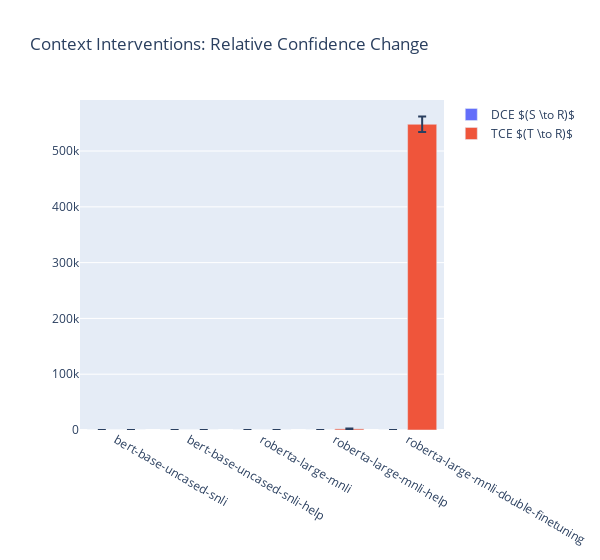

Notebook source saved alongside this figure:
### Code cell
metric_col = 'relative_confidence_change'
interventions = ['intervention_2', 'intervention_3']
result_set = {}

for item in ['mean', 'sem', 'std']:
    for intervention in interventions:
        result_set['model'] = []
        result_set[f'{intervention}_{item}'] = []
        for model in models:
            results_path = f'../experiments/results/{intervention}/{model}/summary_results.tsv'
            results = pd.read_csv(results_path, sep='\t', index_col=0)
            result_set['model'].append(model)
            result_set[f'{intervention}_{item}'].append(results.at[item, metric_col])

result_set = pd.DataFrame(result_set)

fig = plot_metric_comparison(result_set, interventions, metric_col)
fig.update_layout(
        title=r'Context Interventions: Relative Confidence Change',
    )
fig.show()
fig.write_image('./results/plots/context_rcc.pdf')

### Figure 1 — Plotly figure (JSON) as saved in the notebook; plotly's stock layout.template omitted (floating-point values rounded to 4 significant figures)
{"data": [{"error_y": {"array": [0, 0, 0, 0, 0], "type": "data"}, "name": "DCE $(S \\to R)$", "type": "bar", "x": ["bert-base-uncased-snli", "bert-base-uncased-snli-help", "roberta-large-mnli", "roberta-large-mnli-help", "roberta-large-mnli-double-finetuning"], "y": [0, 0, 0, 0, 0]}, {"error_y": {"array": [0.04535, 0.4205, 12.46, 460.0, 13930.0], "type": "data"}, "name": "TCE $(T \\to R)$", "type": "bar", "x": ["bert-base-uncased-snli", "bert-base-uncased-snli-help", "roberta-large-mnli", "roberta-large-mnli-help", "roberta-large-mnli-double-finetuning"], "y": [0.8258, 7.958, 38.72, 2024.0, 548000.0]}], "layout": {"barmode": "group", "title": {"text": "Context Interventions: Relative Confidence Change"}, "width": 600}}
